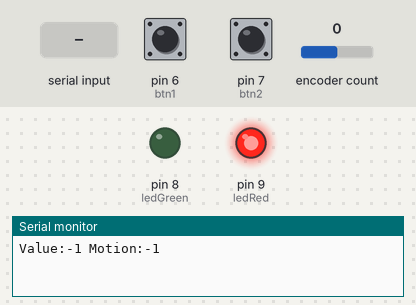
This sketch was run on a simulated Arduino Uno, built with avr-gcc and run on an emulated ATmega328P. On the bench: output pins drawn as LEDs (lit = HIGH), the last lines printed to the serial monitor. The test bench sets the inputs (shaded band); at power-on: encoder count 0, pin 6 (btn1) HIGH, pin 7 (btn2) HIGH. EEPROM starts erased.

Above: at 1.2 s.
1.3 s: encoder count set to 1
2.9 s: pin 6 (btn1) pulled LOW for 0.15 s
4.5 s: "reset\n" received over Serial
6.0 s: pin 7 (btn2) pulled LOW for 3.2 s
10.7 s: pin 6 (btn1) pulled LOW for 3.2 s
At 13.1 s:
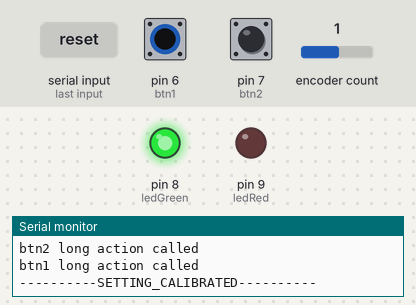
15.4 s: pin 7 (btn2) pulled LOW for 0.15 s
Timing chart, 0 to 18.0 s (numbered marks = the images above; inputs shaded):
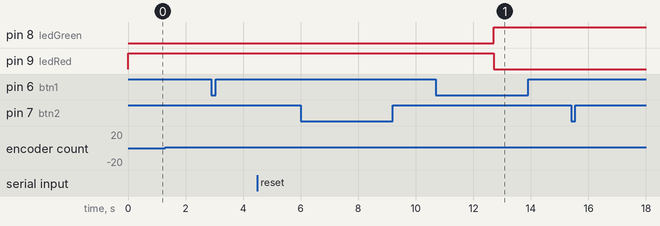

Measured:
- after the input at 10.7 s, pin 8 (ledGreen): LOW → HIGH after 2.0 s; pin 9 (ledRed): HIGH → LOW after 2.0 s

The sketch:

main.ino
```cpp
#include <Encoder.h>
#include <EEPROM.h>

// Encoder inputs (One of these two have to be an interrupt pin )
#define encoderPinA 3
#define encoderPinB 2

// Define buttons
#define btn1 6
#define btn2 7

// Define buttons
#define trigerLower 10
#define trigerLift 11

// LED Outputs
#define ledGreen 8
#define ledRed 9

Encoder encoder(encoderPinA, encoderPinB);

long encoderPosition = 0;
long encoderPositionAddress = 0;

int btn1CurrentState;
int btn1LastState = LOW;
bool wasBtn1LongActionCalled = false;
unsigned long btn1LastTimePressedTimestamp;
long btn1ElapsedTimeSinceLastTimePressed = 0;

int btn2CurrentState;
int btn2LastState = LOW;
bool wasBtn2LongActionCalled = false;
unsigned long btn2LastTimePressedTimestamp;
long btn2ElapsedTimeSinceLastTimePressed = 0;

const unsigned long DEBUNCE_TIME = 50;
const unsigned long LONG_PRESS_TIME = 2000;
const unsigned long SAVE_ENCODER_POSITION_AFTER_TIME = 50;
const unsigned long DELAY_BEFORE_ENCODER_SAVE_POSITION = 100;
const unsigned long DELAY_BETWEEN_BT1_AND_BT2_LAST_TIME_PRESSED_TO_TOGGLE_CALIBRATION_MODE = 200;

long lastEncoderMovementTiemestamp = 0;
long lastEncoderPositionStoredInEeprom;

int movingStatus = 0; // 0 = to standby, 1 = Moving up , -1 = Moving down

bool isCalibrated = false;

long motionRange = 0;
long EEPROMMotionRangeAddress = 20;

long positionOne = 0;
long EEPROMPositionOneAddress = 40;
long positionTwo = 0;
long EEPROMPositionTwoAddress = 60;

long movingTo = 0;

struct calibrationAux
{
  long value;
  bool isCalibrated;
};

calibrationAux calibrationAuxA = {value : 0, isCalibrated : false};
calibrationAux calibrationAuxB = {value : 0, isCalibrated : false};

void moveToPosition(long targetPosition)
{
  if (!isCalibrated)
  {
    Serial.println("----------CAN_NOT_MOVE_NO_CALIBRATED----------");
    return;
  }

  if (movingStatus != 0)
  {
    movingStatus = 0;
    digitalWrite(trigerLift, LOW);
    digitalWrite(trigerLower, LOW);
    return;
  }

  if (targetPosition < 0 || targetPosition > motionRange)
  {
    Serial.println("----------CAN_NOT_MOVE_OUT_OF_RANGE----------");
    return;
  }

  movingTo = targetPosition;
  if (encoderPosition > targetPosition)
  {
    digitalWrite(trigerLower, HIGH);
    movingStatus = -1;
  }
  else
  {
    movingStatus = 1;
    digitalWrite(trigerLift, HIGH);
  }
}

void setNotCalibrated()
{
  digitalWrite(ledRed, HIGH);
  digitalWrite(ledGreen, LOW);

  isCalibrated = false;
  calibrationAuxA = {value : 0, isCalibrated : false};
  calibrationAuxB = {value : 0, isCalibrated : false};
  EEPROM.put(EEPROMMotionRangeAddress, -100);
  Serial.println("----------SETTING_NO_CALIBRATED----------");
}

void setCalibrated(long range)
{
  motionRange = range;
  isCalibrated = true;
  EEPROM.put(EEPROMMotionRangeAddress, range);
  digitalWrite(ledGreen, HIGH);
  digitalWrite(ledRed, LOW);
  Serial.println("----------SETTING_CALIBRATED----------");
}

void setup()
{
  pinMode(ledRed, OUTPUT);
  pinMode(ledGreen, OUTPUT);
  pinMode(trigerLower, OUTPUT);
  pinMode(trigerLift, OUTPUT);
  pinMode(btn1, INPUT_PULLUP);
  pinMode(btn2, INPUT_PULLUP);

  EEPROM.get(EEPROMPositionOneAddress, positionOne);
  EEPROM.get(EEPROMPositionTwoAddress, positionTwo);
  EEPROM.get(encoderPositionAddress, lastEncoderPositionStoredInEeprom);
  encoder.write(lastEncoderPositionStoredInEeprom);

  EEPROM.get(EEPROMMotionRangeAddress, motionRange);

  isCalibrated = motionRange > 10;

  Serial.begin(9600);

  if (isCalibrated)
  {
    digitalWrite(ledRed, LOW);
    digitalWrite(ledGreen, HIGH);
  }
  else
  {
    digitalWrite(ledRed, HIGH);
    digitalWrite(ledGreen, LOW);
  }
}

void loop()
{
  btn1CurrentState = digitalRead(btn1);
  btn2CurrentState = digitalRead(btn2);

  if (Serial.available())
  {
    String command = Serial.readStringUntil('\n');
    if (command.equals("reset"))
    {
      Serial.println("-----------------------------");
      encoder.write(0);
      EEPROM.put(encoderPositionAddress, encoder.read());
      Serial.println("----------RESET_COMMAND----------");
    }
  }

  // Handling encoder

  long newEncoderPosition = encoder.read();
  if (newEncoderPosition != encoderPosition)
  {
    lastEncoderMovementTiemestamp = millis();
    encoderPosition = newEncoderPosition;

    if (isCalibrated && (encoderPosition < 0 || encoderPosition > motionRange))
    {
      setNotCalibrated();
    }

    Serial.print("Value:");
    Serial.print(encoderPosition);
    Serial.print(" Motion:");
    Serial.println(motionRange);
  }

  // Saving encoder position

  EEPROM.get(encoderPositionAddress, lastEncoderPositionStoredInEeprom);
  if (millis() - lastEncoderMovementTiemestamp > DELAY_BEFORE_ENCODER_SAVE_POSITION && encoderPosition != lastEncoderPositionStoredInEeprom)
  {
    EEPROM.put(encoderPositionAddress, encoderPosition);
    Serial.println("----------ENCODER_POSITION_SAVED----------");
  }

  // Handling movement

  if (movingStatus > 0 && encoderPosition >= movingTo)
  {
    movingStatus = 0;
    digitalWrite(trigerLift, LOW);
  }
  else if (movingStatus < 0 && encoderPosition <= movingTo)
  {
    movingStatus = 0;
    digitalWrite(trigerLower, LOW);
  }

  // Handling Btns states

  // Btn1
  btn1ElapsedTimeSinceLastTimePressed = millis() - btn1LastTimePressedTimestamp;
  if (btn1LastState != btn1CurrentState)
  {
    if (btn1CurrentState == LOW)
    {
      wasBtn1LongActionCalled = false;
      btn1LastTimePressedTimestamp = millis();
    }
    else
    {

      if (btn1ElapsedTimeSinceLastTimePressed > DEBUNCE_TIME && btn1ElapsedTimeSinceLastTimePressed < LONG_PRESS_TIME)
      {
        Serial.println("btn1 short action called");
        moveToPosition(positionOne);
      }
    }
    btn1LastState = btn1CurrentState;
  }
  else if (btn1LastState == LOW && btn2LastState == HIGH && btn1ElapsedTimeSinceLastTimePressed > LONG_PRESS_TIME && !wasBtn1LongActionCalled)
  {
    wasBtn1LongActionCalled = true;
    Serial.println("btn1 long action called");

    if (!isCalibrated)
    {
      calibrationAuxA = {encoderPosition, isCalibrated : true};

      if (calibrationAuxB.isCalibrated)
      {
        long range = abs(calibrationAuxB.value - calibrationAuxA.value);

        if (calibrationAuxA.value > calibrationAuxB.value)
        {
          encoder.write(range);
          encoderPosition = range;
        }
        else
        {
          encoder.write(0);
          encoderPosition = 0;
        }

        setCalibrated(range);
      }
    }
    else
    {
      Serial.println("----------SAVING_POSITION_ONE----------");
      EEPROM.put(EEPROMPositionOneAddress, encoderPosition);
      positionOne = encoderPosition;
    }
  }

  // Btn2
  btn2ElapsedTimeSinceLastTimePressed = millis() - btn2LastTimePressedTimestamp;
  if (btn2LastState != btn2CurrentState)
  {
    if (btn2CurrentState == LOW)
    {
      wasBtn2LongActionCalled = false;
      btn2LastTimePressedTimestamp = millis();
    }
    else
    {
      if (btn2ElapsedTimeSinceLastTimePressed > DEBUNCE_TIME && btn2ElapsedTimeSinceLastTimePressed < LONG_PRESS_TIME)
      {
        Serial.println("btn2 short action called");
        moveToPosition(positionTwo);
      }
    }
    btn2LastState = btn2CurrentState;
  }
  else if (btn2LastState == LOW && btn2ElapsedTimeSinceLastTimePressed > LONG_PRESS_TIME && !wasBtn2LongActionCalled)
  {
    if (
        btn1LastState == LOW && btn1ElapsedTimeSinceLastTimePressed > (LONG_PRESS_TIME - DELAY_BETWEEN_BT1_AND_BT2_LAST_TIME_PRESSED_TO_TOGGLE_CALIBRATION_MODE))
    {
      wasBtn1LongActionCalled = true;
      Serial.println("btn1 and btn2 long action called");
      setNotCalibrated();
    }
    else
    {
      Serial.println("btn2 long action called");

      if (!isCalibrated)
      {
        calibrationAuxB = {encoderPosition, isCalibrated : true};

        if (calibrationAuxA.isCalibrated)
        {

          long range = abs(calibrationAuxB.value - calibrationAuxA.value);

          if (calibrationAuxB.value > calibrationAuxA.value)
          {
            encoder.write(range);
            encoderPosition = range;
          }
          else
          {
            encoder.write(0);
            encoderPosition = 0;
          }

          setCalibrated(range);
        }
      }
      else
      {
        Serial.println("----------SAVING_POSITION_TWO----------");
        EEPROM.put(EEPROMPositionTwoAddress, encoderPosition);
        positionTwo = encoderPosition;
      }
    }
    wasBtn2LongActionCalled = true;
  }
}
```
